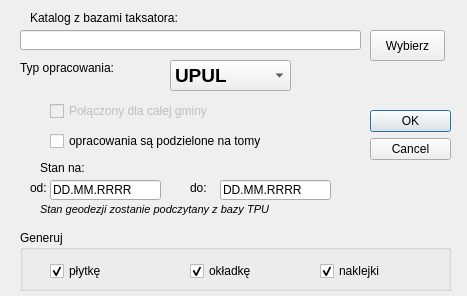
<?xml version="1.0" encoding="UTF-8"?>
<ui version="4.0">
 <class>DialogNaklejki</class>
 <widget class="QDialog" name="DialogNaklejki">
  <property name="geometry">
   <rect>
    <x>0</x>
    <y>0</y>
    <width>467</width>
    <height>296</height>
   </rect>
  </property>
  <property name="minimumSize">
   <size>
    <width>467</width>
    <height>296</height>
   </size>
  </property>
  <property name="maximumSize">
   <size>
    <width>467</width>
    <height>296</height>
   </size>
  </property>
  <property name="windowTitle">
   <string>Podaj informacje do generowania naklejek</string>
  </property>
  <widget class="QDialogButtonBox" name="buttonBox">
   <property name="geometry">
    <rect>
     <x>370</x>
     <y>110</y>
     <width>81</width>
     <height>81</height>
    </rect>
   </property>
   <property name="maximumSize">
    <size>
     <width>81</width>
     <height>241</height>
    </size>
   </property>
   <property name="orientation">
    <enum>Qt::Vertical</enum>
   </property>
   <property name="standardButtons">
    <set>QDialogButtonBox::Cancel|QDialogButtonBox::Ok</set>
   </property>
  </widget>
  <widget class="QPushButton" name="pushButton_wybierz">
   <property name="geometry">
    <rect>
     <x>370</x>
     <y>30</y>
     <width>75</width>
     <height>31</height>
    </rect>
   </property>
   <property name="font">
    <font>
     <family>Arial</family>
    </font>
   </property>
   <property name="text">
    <string>Wybierz</string>
   </property>
  </widget>
  <widget class="QLineEdit" name="lineEdit_sciezka">
   <property name="geometry">
    <rect>
     <x>20</x>
     <y>30</y>
     <width>341</width>
     <height>20</height>
    </rect>
   </property>
  </widget>
  <widget class="QLabel" name="label">
   <property name="geometry">
    <rect>
     <x>30</x>
     <y>10</y>
     <width>211</width>
     <height>16</height>
    </rect>
   </property>
   <property name="font">
    <font>
     <family>Arial</family>
    </font>
   </property>
   <property name="text">
    <string>Katalog z bazami taksatora:</string>
   </property>
  </widget>
  <widget class="QLabel" name="label_2">
   <property name="geometry">
    <rect>
     <x>40</x>
     <y>160</y>
     <width>171</width>
     <height>16</height>
    </rect>
   </property>
   <property name="font">
    <font>
     <family>Arial</family>
    </font>
   </property>
   <property name="text">
    <string>Stan na:</string>
   </property>
  </widget>
  <widget class="QLineEdit" name="lineEdit_od">
   <property name="geometry">
    <rect>
     <x>50</x>
     <y>180</y>
     <width>111</width>
     <height>20</height>
    </rect>
   </property>
   <property name="text">
    <string>DD.MM.RRRR</string>
   </property>
  </widget>
  <widget class="QLabel" name="label_3">
   <property name="geometry">
    <rect>
     <x>30</x>
     <y>180</y>
     <width>21</width>
     <height>16</height>
    </rect>
   </property>
   <property name="font">
    <font>
     <family>Arial</family>
    </font>
   </property>
   <property name="text">
    <string>od:</string>
   </property>
  </widget>
  <widget class="QLabel" name="label_4">
   <property name="geometry">
    <rect>
     <x>190</x>
     <y>180</y>
     <width>21</width>
     <height>16</height>
    </rect>
   </property>
   <property name="font">
    <font>
     <family>Arial</family>
    </font>
   </property>
   <property name="text">
    <string>do:</string>
   </property>
  </widget>
  <widget class="QLineEdit" name="lineEdit_do">
   <property name="geometry">
    <rect>
     <x>220</x>
     <y>180</y>
     <width>111</width>
     <height>20</height>
    </rect>
   </property>
   <property name="text">
    <string>DD.MM.RRRR</string>
   </property>
  </widget>
  <widget class="QLabel" name="label_5">
   <property name="geometry">
    <rect>
     <x>20</x>
     <y>60</y>
     <width>131</width>
     <height>16</height>
    </rect>
   </property>
   <property name="font">
    <font>
     <family>Arial</family>
    </font>
   </property>
   <property name="text">
    <string>Typ opracowania:</string>
   </property>
  </widget>
  <widget class="QComboBox" name="comboBox_typ">
   <property name="geometry">
    <rect>
     <x>170</x>
     <y>60</y>
     <width>121</width>
     <height>31</height>
    </rect>
   </property>
   <property name="font">
    <font>
     <family>Arial</family>
     <pointsize>14</pointsize>
     <weight>75</weight>
     <bold>true</bold>
    </font>
   </property>
   <item>
    <property name="text">
     <string>UPUL</string>
    </property>
   </item>
   <item>
    <property name="text">
     <string>ISL</string>
    </property>
   </item>
  </widget>
  <widget class="QCheckBox" name="checkBox_polacz">
   <property name="enabled">
    <bool>false</bool>
   </property>
   <property name="geometry">
    <rect>
     <x>50</x>
     <y>100</y>
     <width>191</width>
     <height>22</height>
    </rect>
   </property>
   <property name="font">
    <font>
     <family>Arial</family>
    </font>
   </property>
   <property name="text">
    <string>Połączony dla całej gminy</string>
   </property>
  </widget>
  <widget class="QCheckBox" name="checkBox_tomy">
   <property name="geometry">
    <rect>
     <x>50</x>
     <y>130</y>
     <width>281</width>
     <height>22</height>
    </rect>
   </property>
   <property name="font">
    <font>
     <family>Arial</family>
    </font>
   </property>
   <property name="text">
    <string>opracowania są podzielone na tomy</string>
   </property>
  </widget>
  <widget class="QLabel" name="label_6">
   <property name="geometry">
    <rect>
     <x>40</x>
     <y>200</y>
     <width>311</width>
     <height>18</height>
    </rect>
   </property>
   <property name="font">
    <font>
     <family>Arial</family>
     <pointsize>8</pointsize>
     <italic>true</italic>
    </font>
   </property>
   <property name="text">
    <string>Stan geodezji zostanie podczytany z bazy TPU</string>
   </property>
  </widget>
  <widget class="QGroupBox" name="groupBox">
   <property name="geometry">
    <rect>
     <x>20</x>
     <y>230</y>
     <width>431</width>
     <height>61</height>
    </rect>
   </property>
   <property name="font">
    <font>
     <family>Arial</family>
    </font>
   </property>
   <property name="title">
    <string>Generuj</string>
   </property>
   <widget class="QCheckBox" name="checkBox_plyta">
    <property name="geometry">
     <rect>
      <x>30</x>
      <y>30</y>
      <width>87</width>
      <height>22</height>
     </rect>
    </property>
    <property name="text">
     <string>płytkę</string>
    </property>
    <property name="checked">
     <bool>true</bool>
    </property>
   </widget>
   <widget class="QCheckBox" name="checkBox_okladka">
    <property name="geometry">
     <rect>
      <x>170</x>
      <y>30</y>
      <width>87</width>
      <height>22</height>
     </rect>
    </property>
    <property name="text">
     <string>okładkę</string>
    </property>
    <property name="checked">
     <bool>true</bool>
    </property>
   </widget>
   <widget class="QCheckBox" name="checkBox_naklejki">
    <property name="geometry">
     <rect>
      <x>300</x>
      <y>30</y>
      <width>87</width>
      <height>22</height>
     </rect>
    </property>
    <property name="text">
     <string>naklejki</string>
    </property>
    <property name="checked">
     <bool>true</bool>
    </property>
   </widget>
  </widget>
 </widget>
 <resources/>
 <connections>
  <connection>
   <sender>buttonBox</sender>
   <signal>accepted()</signal>
   <receiver>DialogNaklejki</receiver>
   <slot>accept()</slot>
   <hints>
    <hint type="sourcelabel">
     <x>248</x>
     <y>254</y>
    </hint>
    <hint type="destinationlabel">
     <x>157</x>
     <y>274</y>
    </hint>
   </hints>
  </connection>
  <connection>
   <sender>buttonBox</sender>
   <signal>rejected()</signal>
   <receiver>DialogNaklejki</receiver>
   <slot>reject()</slot>
   <hints>
    <hint type="sourcelabel">
     <x>316</x>
     <y>260</y>
    </hint>
    <hint type="destinationlabel">
     <x>286</x>
     <y>274</y>
    </hint>
   </hints>
  </connection>
 </connections>
</ui>
